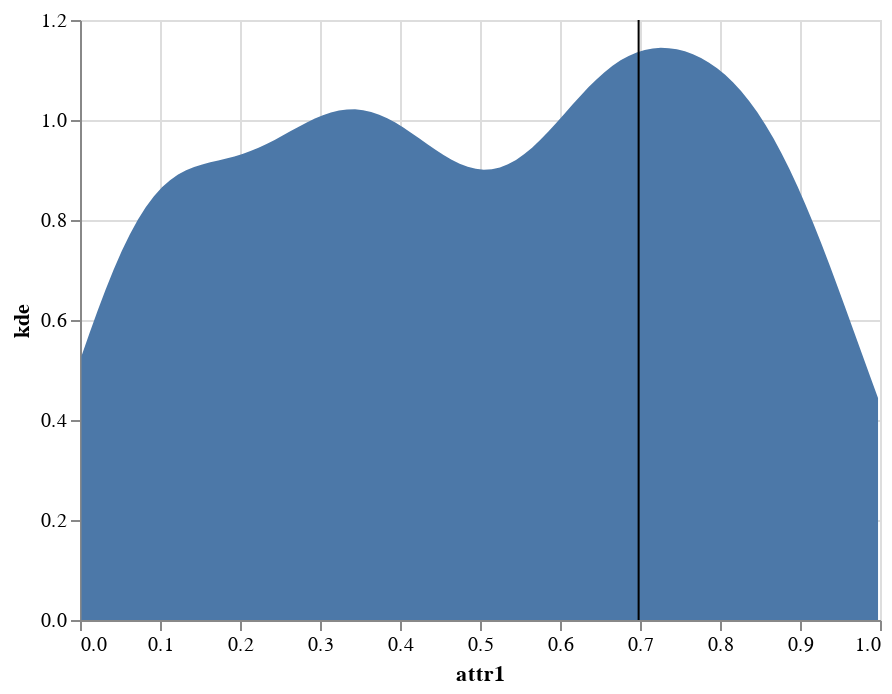

Source (notebook cell):
### Code cell
vistree.root_node.children[0][2].children[0][2].plot_attribute_distribution(attribute_df)

### Figure 1 — Vega-Lite specification as saved in the notebook (floating-point values rounded to 4 significant figures)
{"config": {"view": {"continuousWidth": 400, "continuousHeight": 300}}, "layer": [{"data": {"name": "data-31933289791f10067bc2118547737caf"}, "mark": "area", "encoding": {"x": {"field": "x", "title": "attr1", "type": "quantitative"}, "y": {"field": "kde", "type": "quantitative"}}}, {"data": {"name": "data-007276b9f59e3ddc35eb822947eaadbc"}, "mark": "rule", "encoding": {"x": {"field": "threshold", "type": "quantitative"}}}], "$schema": "https://vega.github.io/schema/vega-lite/v4.17.0.json", "datasets": {"data-31933289791f10067bc2118547737caf": [{"x": 0.001894, "kde": 0.5281}, {"x": 0.01195, "kde": 0.574}, {"x": 0.02201, "kde": 0.6186}, {"x": 0.03206, "kde": 0.6612}, {"x": 0.04212, "kde": 0.7012}, {"x": 0.05218, "kde": 0.7379}, {"x": 0.06224, "kde": 0.7712}, {"x": 0.07229, "kde": 0.8006}, {"x": 0.08235, "kde": 0.826}, {"x": 0.09241, "kde": 0.8475}, {"x": 0.1025, "kde": 0.8653}, {"x": 0.1125, "kde": 0.8795}, {"x": 0.1226, "kde": 0.8908}, {"x": 0.1326, "kde": 0.8994}, {"x": 0.1427, "kde": 0.906}, {"x": 0.1527, "kde": 0.9112}, {"x": 0.1628, "kde": 0.9154}, {"x": 0.1729, "kde": 0.9192}, {"x": 0.1829, "kde": 0.923}, {"x": 0.193, "kde": 0.9272}, {"x": 0.203, "kde": 0.9322}, {"x": 0.2131, "kde": 0.9379}, {"x": 0.2231, "kde": 0.9445}, {"x": 0.2332, "kde": 0.952}, {"x": 0.2433, "kde": 0.9602}, {"x": 0.2533, "kde": 0.9689}, {"x": 0.2634, "kde": 0.9778}, {"x": 0.2734, "kde": 0.9867}, {"x": 0.2835, "kde": 0.9952}, {"x": 0.2935, "kde": 1.003}, {"x": 0.3036, "kde": 1.01}, {"x": 0.3137, "kde": 1.015}, {"x": 0.3237, "kde": 1.019}, {"x": 0.3338, "kde": 1.021}, {"x": 0.3438, "kde": 1.021}, {"x": 0.3539, "kde": 1.02}, {"x": 0.3639, "kde": 1.016}, {"x": 0.374, "kde": 1.011}, {"x": 0.3841, "kde": 1.003}, {"x": 0.3941, "kde": 0.9948}, {"x": 0.4042, "kde": 0.9849}, {"x": 0.4142, "kde": 0.9742}, {"x": 0.4243, "kde": 0.9629}, {"x": 0.4343, "kde": 0.9515}, {"x": 0.4444, "kde": 0.9403}, {"x": 0.4545, "kde": 0.9298}, {"x": 0.4645, "kde": 0.9204}, {"x": 0.4746, "kde": 0.9124}, {"x": 0.4846, "kde": 0.9063}, {"x": 0.4947, "kde": 0.9023}, {"x": 0.5047, "kde": 0.9006}, {"x": 0.5148, "kde": 0.9015}, {"x": 0.5249, "kde": 0.9051}, {"x": 0.5349, "kde": 0.9113}, {"x": 0.545, "kde": 0.9201}, {"x": 0.555, "kde": 0.9313}, {"x": 0.5651, "kde": 0.9446}, {"x": 0.5751, "kde": 0.9598}, {"x": 0.5852, "kde": 0.9764}, {"x": 0.5953, "kde": 0.994}, {"x": 0.6053, "kde": 1.012}, {"x": 0.6154, "kde": 1.03}, {"x": 0.6254, "kde": 1.048}, {"x": 0.6355, "kde": 1.065}, {"x": 0.6455, "kde": 1.081}, {"x": 0.6556, "kde": 1.096}, {"x": 0.6657, "kde": 1.108}, {"x": 0.6757, "kde": 1.119}, {"x": 0.6858, "kde": 1.128}, {"x": 0.6958, "kde": 1.135}, {"x": 0.7059, "kde": 1.14}, {"x": 0.7159, "kde": 1.143}, {"x": 0.726, "kde": 1.144}, {"x": 0.7361, "kde": 1.144}, {"x": 0.7461, "kde": 1.141}, {"x": 0.7562, "kde": 1.137}, {"x": 0.7662, "kde": 1.131}, {"x": 0.7763, "kde": 1.124}, {"x": 0.7863, "kde": 1.115}, {"x": 0.7964, "kde": 1.103}, {"x": 0.8065, "kde": 1.09}, {"x": 0.8165, "kde": 1.075}, {"x": 0.8266, "kde": 1.058}, {"x": 0.8366, "kde": 1.038}, {"x": 0.8467, "kde": 1.015}, {"x": 0.8567, "kde": 0.9907}, {"x": 0.8668, "kde": 0.9634}, {"x": 0.8769, "kde": 0.9336}, {"x": 0.8869, "kde": 0.9014}, {"x": 0.897, "kde": 0.8668}, {"x": 0.907, "kde": 0.8301}, {"x": 0.9171, "kde": 0.7914}, {"x": 0.9271, "kde": 0.7509}, {"x": 0.9372, "kde": 0.7089}, {"x": 0.9473, "kde": 0.6657}, {"x": 0.9573, "kde": 0.6216}, {"x": 0.9674, "kde": 0.5771}, {"x": 0.9774, "kde": 0.5324}, {"x": 0.9875, "kde": 0.4879}, {"x": 0.9975, "kde": 0.4441}], "data-007276b9f59e3ddc35eb822947eaadbc": [{"threshold": 0.6983}]}}
